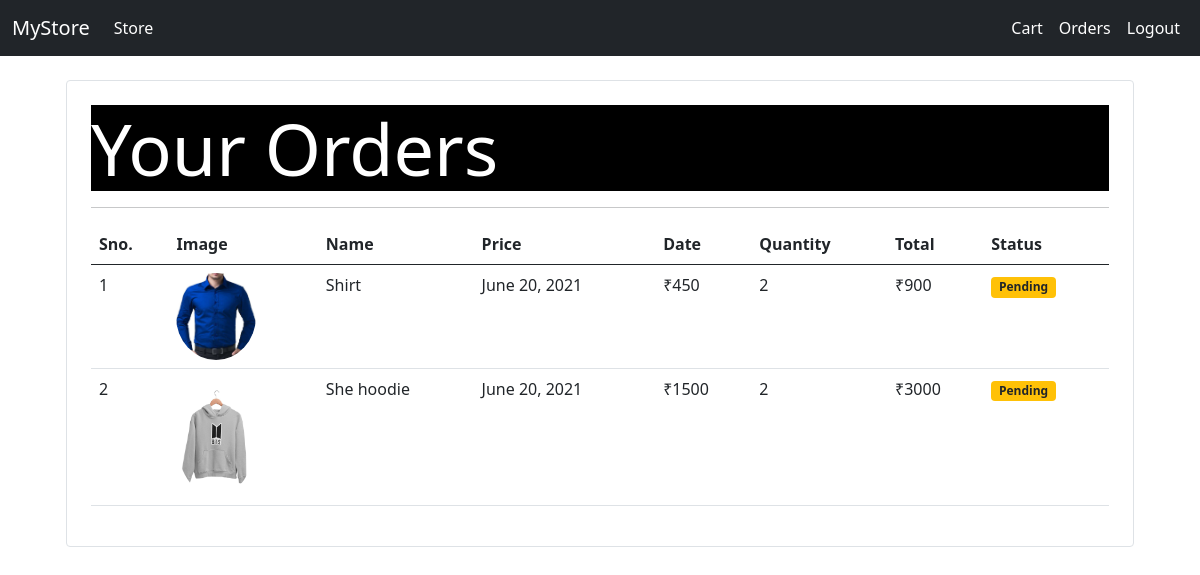
The app's page /orders/ (signed in) with its own data.
### store/models.py (models this page shows, shortened)
class Order(models.Model):
    product = models.ForeignKey(Product,on_delete=models.CASCADE)
    customer = models.ForeignKey(Customer,on_delete=models.CASCADE)
    quantity = models.IntegerField(default=1)
    price=models.IntegerField()
    address = models.CharField(max_length=100,default='',blank=True)
    phone=models.CharField(max_length=15,default='',blank=True)
    date = models.DateField(default = datetime.datetime.today)
    status = models.BooleanField(default=False)
    @staticmethod
    def get_orders_by_customer(customer_id):
        return Order.objects.filter(customer = customer_id).order_by('-date')

class Product(models.Model):
    name = models.CharField(max_length=50)
    price = models.IntegerField(default=0)
    category = models.ForeignKey(Category,on_delete=models.CASCADE,default=1)
    description = models.CharField(max_length=200,default='',null=True,blank=True)
    image = models.ImageField(upload_to='uploads/products/')

### store/middlewares/auth.py (the view)
    def middleware(request):
        if not request.session.get('customer_id'):
            return redirect('login')
        response = get_response(request)
        return response

### store/templatetags/cart.py (called while the page is built)
@register.filter(name='multiply')
def multiply(n1,n2):
    return n1 * n2

### store/views.py (called while the page is built)
def orders(request):
    if request.method=='GET':
        customer=request.session.get('customer_id')
        order = Order.get_orders_by_customer(customer)
        order.reverse()
        return render(request,'orders.html',{'orders':order})

### store/templates/orders.html
{% extends 'base.html' %}
{% block content %}
{% load cart %}
<div class="container">
    <div class="border rounded p-4 m-4">
        <p class="display-2 pl-4 ml-4" style="background-color: black;color: #fff;">Your Orders</p>
        <hr>
        <table class="table">
            <thead>
                <tr>
                    <th>Sno.</th>
                    <th>Image</th>
                    <th>Name</th>
                    <th>Price</th>
                    <th>Date</th>
                    <th>Quantity</th>
                    <th>Total</th>
                    <th>Status</th>
                </tr>
            </thead>
            <tbody>
                {% for order in orders %}
                <tr>
                    <td>{{forloop.counter}}</td>
                    <td> <img src="{{order.product.image.url}}" class="rounded-circle" width="80px"></td>
                    <td>{{order.product.name}}</td>
                    <td>{{order.date}}</td>
                    <td>₹{{order.price}}</td>
                    <td>{{order.quantity}}</td>
                    <td>₹{{order.quantity|multiply:order.price}}</td>
                    {% if order.status %}
                    <td><p class="badge bg-success text-white">Compeleted</p></td>
                    {% else %}
                    <td><p class="badge bg-warning text-dark">Pending</p></td>
                    {% endif %}
                </tr>
                {% endfor %}
            </tbody>
        </table>
    </div>
</div>
{% endblock %}

### records on screen
Order: product.image (picture), product.name "Shirt", date "June 20, 2021", price "450", quantity "2", quantity|multiply "900", status "Pending"
Order: product.image (picture), product.name "She hoodie", date "June 20, 2021", price "1500", quantity "2", quantity|multiply "3000", status "Pending"
